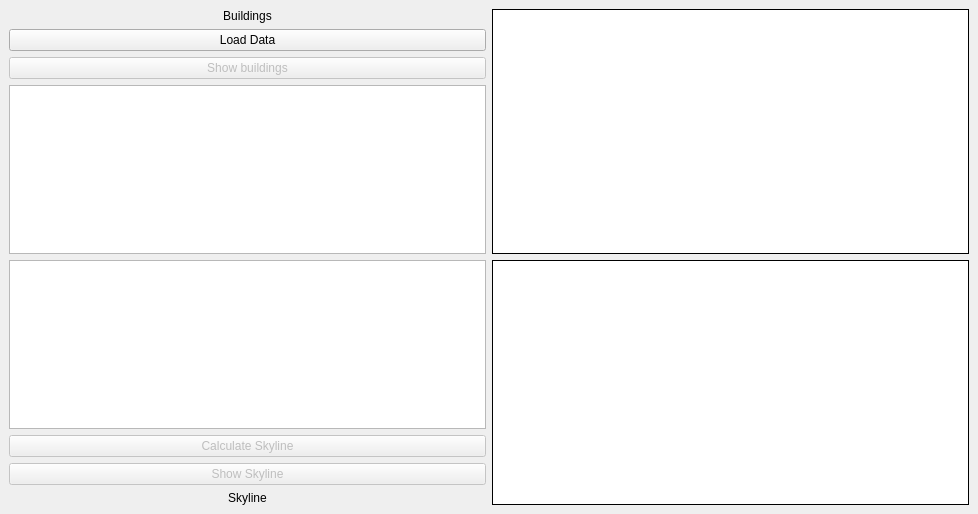
<?xml version="1.0" encoding="UTF-8"?>
<ui version="4.0">
 <class>MainWindow</class>
 <widget class="QMainWindow" name="MainWindow">
  <property name="geometry">
   <rect>
    <x>0</x>
    <y>0</y>
    <width>978</width>
    <height>514</height>
   </rect>
  </property>
  <property name="windowTitle">
   <string>The Skyline Problem</string>
  </property>
  <widget class="QWidget" name="centralwidget">
   <layout class="QHBoxLayout" name="horizontalLayout_2">
    <item>
     <layout class="QHBoxLayout" name="horizontalLayout">
      <item>
       <layout class="QVBoxLayout" name="verticalLayout_2">
        <property name="rightMargin">
         <number>0</number>
        </property>
        <item>
         <widget class="QLabel" name="label_2">
          <property name="text">
           <string>Buildings</string>
          </property>
          <property name="alignment">
           <set>Qt::AlignCenter</set>
          </property>
         </widget>
        </item>
        <item>
         <widget class="QPushButton" name="pb_loadData">
          <property name="text">
           <string>Load Data</string>
          </property>
         </widget>
        </item>
        <item>
         <widget class="QPushButton" name="pb_showBuildings">
          <property name="enabled">
           <bool>false</bool>
          </property>
          <property name="text">
           <string>Show buildings</string>
          </property>
         </widget>
        </item>
        <item>
         <widget class="QTextEdit" name="te_buildings">
          <property name="readOnly">
           <bool>true</bool>
          </property>
         </widget>
        </item>
        <item>
         <widget class="QTextEdit" name="te_skyline">
          <property name="readOnly">
           <bool>true</bool>
          </property>
         </widget>
        </item>
        <item>
         <widget class="QPushButton" name="pb_calculateSkyline">
          <property name="enabled">
           <bool>false</bool>
          </property>
          <property name="text">
           <string>Calculate Skyline</string>
          </property>
         </widget>
        </item>
        <item>
         <widget class="QPushButton" name="pb_showSkyline">
          <property name="enabled">
           <bool>false</bool>
          </property>
          <property name="text">
           <string>Show Skyline</string>
          </property>
         </widget>
        </item>
        <item>
         <widget class="QLabel" name="label">
          <property name="text">
           <string>Skyline</string>
          </property>
          <property name="alignment">
           <set>Qt::AlignCenter</set>
          </property>
         </widget>
        </item>
       </layout>
      </item>
      <item>
       <layout class="QVBoxLayout" name="verticalLayout">
        <item>
         <widget class="QGraphicsView" name="graphicsView">
          <property name="sizePolicy">
           <sizepolicy hsizetype="Expanding" vsizetype="Expanding">
            <horstretch>0</horstretch>
            <verstretch>0</verstretch>
           </sizepolicy>
          </property>
          <property name="autoFillBackground">
           <bool>false</bool>
          </property>
          <property name="frameShape">
           <enum>QFrame::Box</enum>
          </property>
          <property name="frameShadow">
           <enum>QFrame::Plain</enum>
          </property>
         </widget>
        </item>
        <item>
         <widget class="QGraphicsView" name="graphicsView_2">
          <property name="frameShape">
           <enum>QFrame::Box</enum>
          </property>
          <property name="frameShadow">
           <enum>QFrame::Plain</enum>
          </property>
         </widget>
        </item>
       </layout>
      </item>
     </layout>
    </item>
   </layout>
  </widget>
 </widget>
 <resources/>
 <connections/>
</ui>
